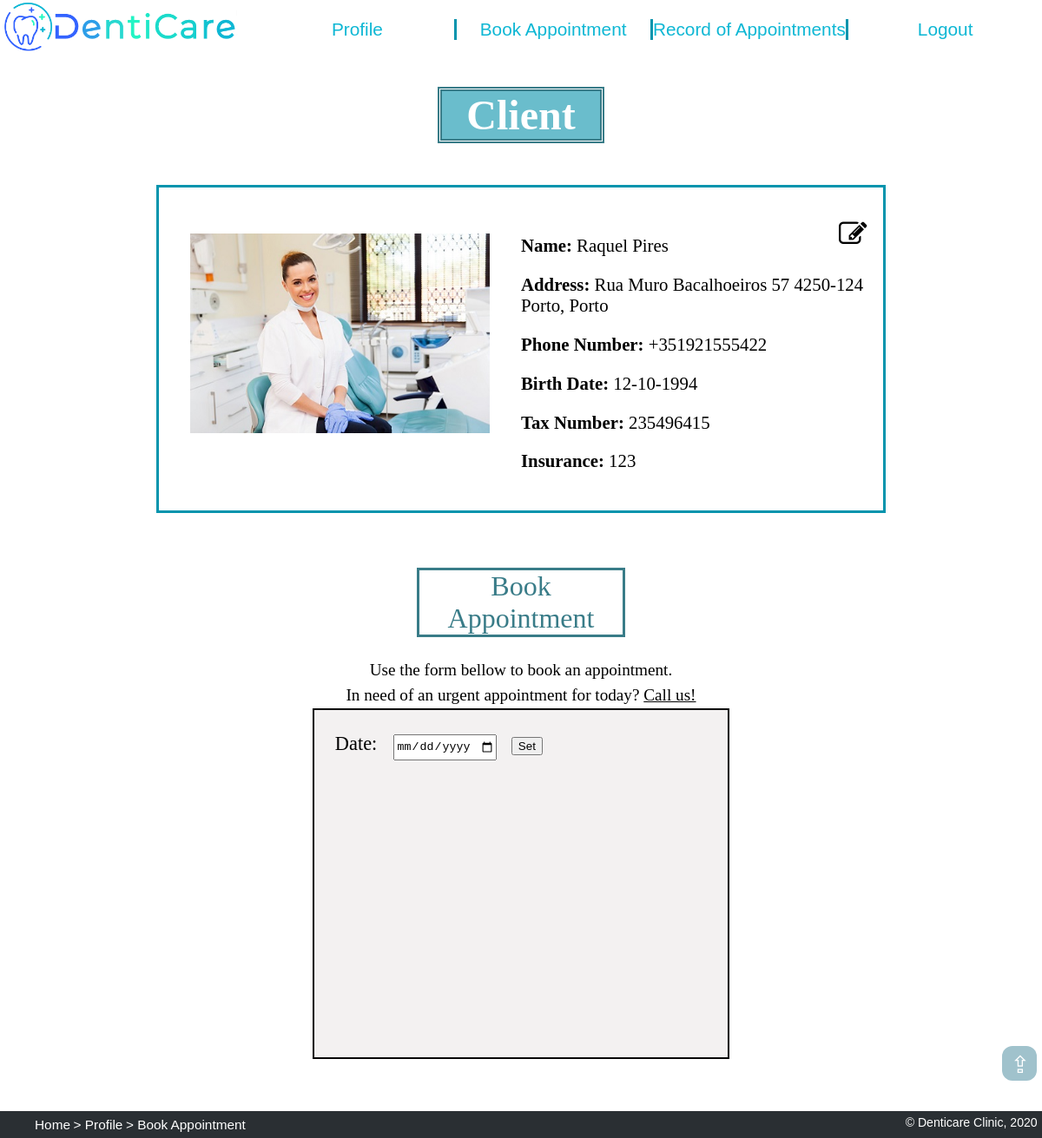
Screenshot of /client.php (signed in) with the database file from the repository.
### tables this page shows
CREATE TABLE client (
    id integer PRIMARY KEY REFERENCES person,
    birth_date text NOT NULL, -- format dd-mm-yyyy
    tax_number integer UNIQUE,
    insurance_code integer REFERENCES insurance
);

CREATE TABLE person (
    id integer PRIMARY KEY AUTOINCREMENT,
    name text NOT NULL,
    address text,
    phone_number text NOT NULL, -- e.g. +351935556768
    username text NOT NULL UNIQUE,
    password text NOT NULL
);

### client.php (called while the page is built, shortened)
<?php
    require_once('database/init_db.php');
    require_once('database/client_db.php');
    include('templates/profile_header_tpl.php');
    include('templates/profile_info_tpl.php');
    include('templates/book_appointment_tpl.php');
    include('templates/footer_tpl.php');
?>

### database/client_db.php (called while the page is built, shortened)
<?php
    function getClientInfo($id) {
        global $dbh;
        $stmt = $dbh->prepare('SELECT * FROM person
                                JOIN client USING (id)
                                WHERE id = ?');
        $stmt->execute(array($id));
        return $stmt->fetch();
    }
?>

### templates/profile_info_tpl.php (the view, shortened to what this page needs)
<?php
    if ($_SERVER['PHP_SELF'] == '/dentist.php' || $_SERVER['PHP_SELF'] == '/dentistAppointments.php' || $_SERVER['PHP_SELF'] == '/manageTeam.php') {
        $person = getDentistInfo($_SESSION['id']);
    } else if ($_SERVER['PHP_SELF'] == '/dentalAuxiliary.php' || $_SERVER['PHP_SELF'] == '/dentalAuxiliary_appointments.php' || $_SERVER['PHP_SELF'] == '/manage_material.php' || $_SERVER['PHP_SELF'] == '/manage_clients.php') {
        $person = getAuxiliaryInfo($_SESSION['id']);
    } else if ($_SERVER['PHP_SELF'] == '/client.php' || $_SERVER['PHP_SELF'] == '/clientRecord.php') {
        $person = getClientInfo($_SESSION['id']);
    }
?>
    <?php if ($_SERVER['PHP_SELF'] == '/client.php' || $_SERVER['PHP_SELF'] == '/clientRecord.php') { ?>
        <h1 id="profileTitle"> Client </h1>
    <?php } ?>
<section id="profileInfo">
    <div id="profileImg">
        <?php if (file_exists('images/users/' . $person['id'] . '.jpg')) { ?>
            <img src="images/users/<?php echo $person['id'] ?>.jpg" alt="<?php echo $person['name'] ?>" <?php if ($_SERVER['PHP_SELF'] == '/client.php' || $_SERVER['PHP_SELF'] == '/clientRecord.php') { ?> id="client_img" <?php } ?>>
        <?php } else { ?>
            <img src="images/users/img_default.jpg" alt="<?php echo $person['name'] ?>" <?php if ($_SERVER['PHP_SELF'] == '/client.php' || $_SERVER['PHP_SELF'] == '/clientRecord.php') { ?> id="client_img" <?php } ?>>
        <?php } ?>
    </div>
    <div id="info">
        <?php if ($_SESSION['edit_on'] == 0 && !isset($_POST['edit'])) { ?>
            <form action="action_openCloseEdit.php" method="post" id="edit_profile">
                <button type="submit" id="edit_button" name="edit" form="edit_profile"><i class="fa fa-edit"></i></button>
            </form>
            <p> <strong> Name: </strong> <?php echo $person['name'] ?> </p>
            <p> <strong> Address: </strong> <?php echo $person['address'] ?> </p>
            <p> <strong> Phone Number: </strong> <?php echo $person['phone_number'] ?> </p>
            <?php if ($_SERVER['PHP_SELF'] == '/client.php' || $_SERVER['PHP_SELF'] == '/clientRecord.php') { ?>
                <p> <strong> Birth Date: </strong> <?php echo $person['birth_date'] ?> </p>
                <p> <strong> Tax Number: </strong> <?php echo $person['tax_number'] ?> </p>
                <p> <strong> Insurance: </strong> <?php echo $person['insurance_code'] ?> </p>
            <?php } ?>
        <?php } ?>
    </div>
</section>

### css/style.css (style rules this page uses)
html { background: url(https://media.istockphoto.com/vectors/abstract-white-gray-background-with-clean-smooth-soft-wave-vector-vector-id915242162?k=6&m=915242162&s=170667a&w=0&h=4WM4DJV-ZH4vGMzR6MZ9FEHTHWEkW3EGcwXswC1MwlI=) no-repeat center center fixed; -webkit-background-size: cover; -moz-background-size: cover; -o-background-size: cover; background-size: cover; scroll-behavior: smooth; }

### css/layout.css (style rules this page uses)
body { width: 100%; margin: 0; padding: 0; display: grid; grid-template-rows: [start] auto [first] auto [services] 10fr [end]; }

### css/profilePage.css (style rules this page uses)
#profileTitle { font-size: 300%; margin-left: 42%; margin-right: 42%; margin-bottom: 1%; text-align: center; background: rgba(96, 185, 201, 0.932); background-clip: content-box; color: white; border: 5px double rgb(57, 124, 136); }
#profileInfo { display: grid; grid-template-rows: [start] auto [end]; grid-template-columns: [start] 1fr [center] 1fr [end]; margin: 3% 15%; padding-top: 2%; padding-bottom: 2%; background-color: white; border: 3px solid rgb(3, 148, 173); }
#profileImg { text-align: center; grid-row:start/end; grid-column: start/center; }
#profileInfo img { height: 230px; width: auto; }
#client_img { margin-top: 7%; }
#info { grid-row:start/end; grid-column: center/end; font-size: 130%; }
#edit_profile { width: 20%; font-size: 120%; padding-left: 2%; padding-top: 2.5%; margin: 0; }
#edit_profile>#edit_button { position: absolute; left: 80%; border: none; background-color:white; font-size: 130%; text-align: right; }

### rows the page displays
client: id.name "Raquel Pires", id.address "Rua Muro Bacalhoeiros 57 4250-124 Porto, Porto", id.phone_number "+351921555422", birth_date "12-10-1994", tax_number "235496415", insurance_code "123"
